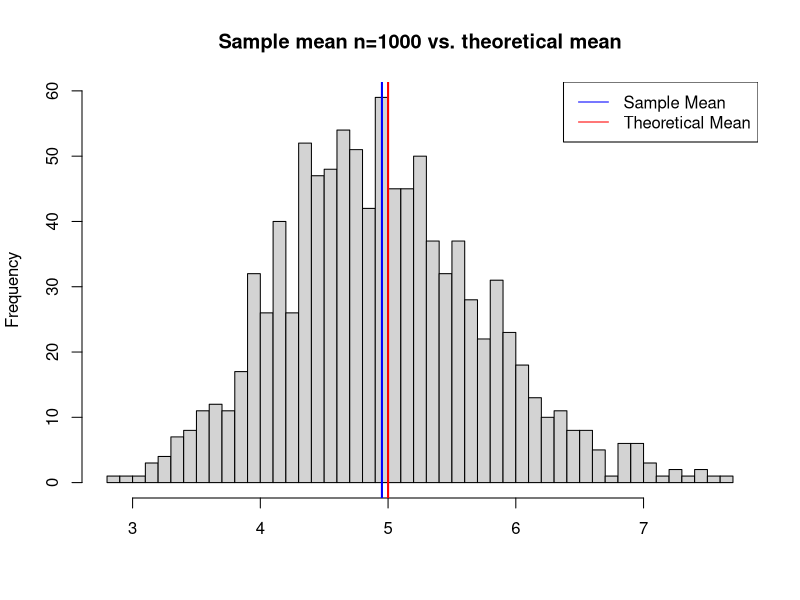
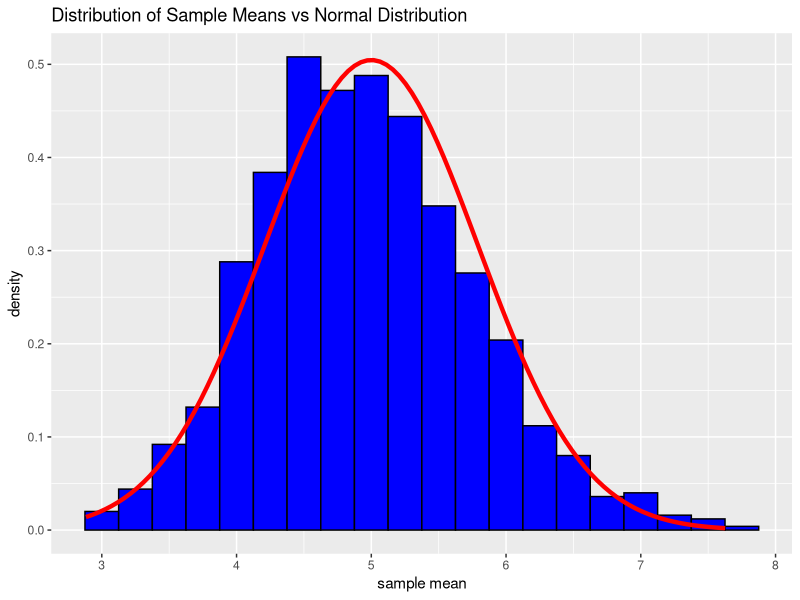

Reproduce these figures in R, in order.
## ---- chunk 1
nsim=1000; n=40; lambda = 0.2

means = NULL
for (i in 1:nsim){
    means <- append(means,mean(rexp(n,lambda)))
}

sample_mean <- mean(means)
print(sprintf("The sample mean is : %f", sample_mean))
## ---- chunk 2
theoretical_mean <- 1/lambda
print(sprintf("The theoretical mean is : %f", theoretical_mean))
## ---- chunk 3
hist(means, breaks=50, main = "Sample mean n=1000 vs. theoretical mean", xlab="")
abline(v=sample_mean,col="blue",lwd=2)
abline(v=theoretical_mean,col="red", lwd=2)
legend('topright', c("Sample Mean", "Theoretical Mean"), lty = c(1,1),col=c("blue","red"))
## ---- chunk 4
sample_variance <- var(means)*n
print(sprintf("The sample variance is : %f", sample_variance))
## ---- chunk 5
theoretical_variance <- (1/lambda)^2
print(sprintf("The theoretical variance of the distribution is : %f", theoretical_variance))
## ---- chunk 6
library(ggplot2)
means_data <- data.frame(means)
plot1 <- ggplot(means_data, aes(x=means)) + 
geom_histogram(aes(y = ..density..), color="black",fill="blue",binwidth=0.25) + 
labs(title="Distribution of Sample Means vs Normal Distribution", x="sample mean", y="density") + 
stat_function(fun=dnorm,args=list(mean=1/lambda, sd=1/lambda/sqrt(40)), col="red", size=1.5)
plot1
